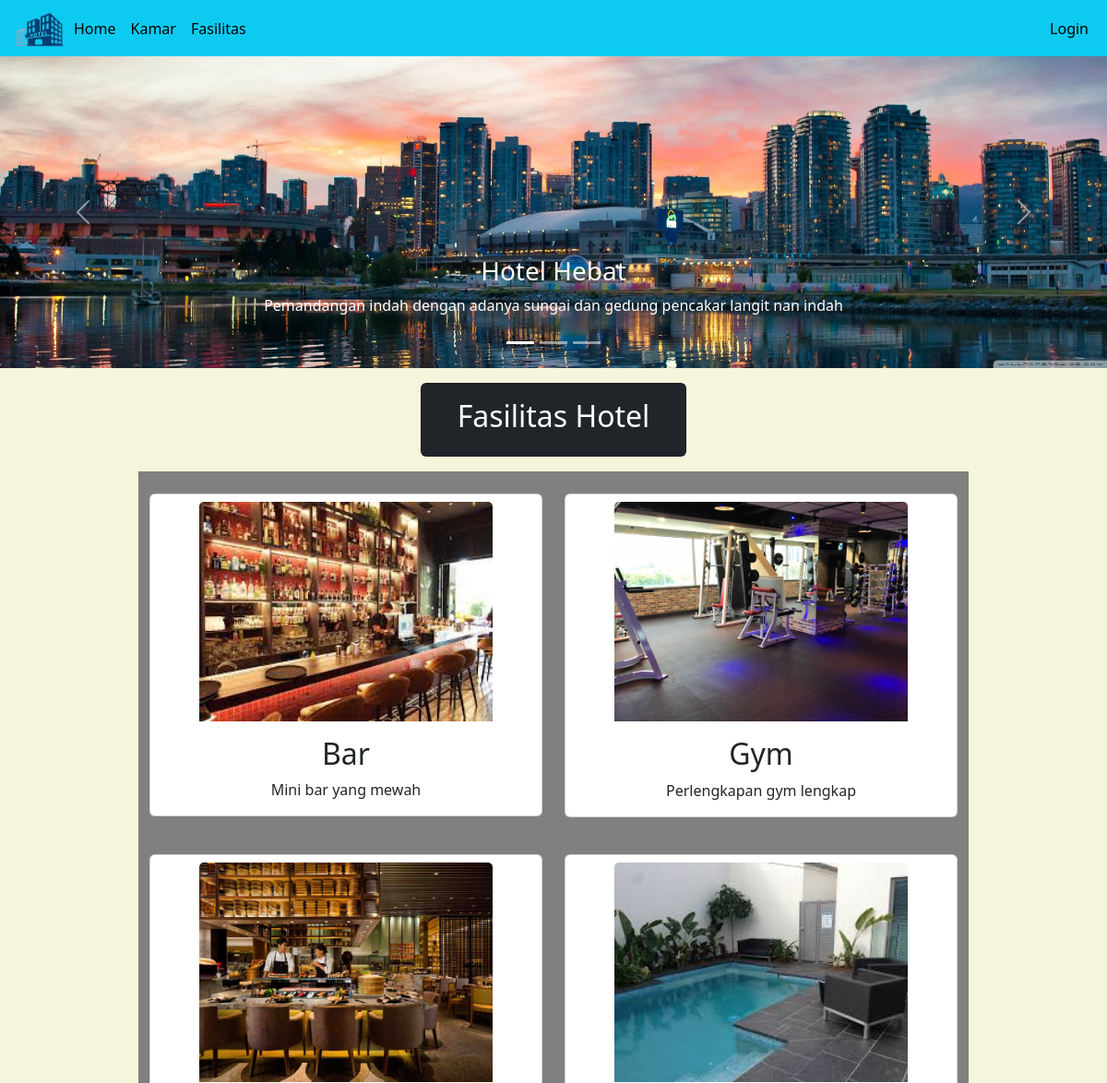
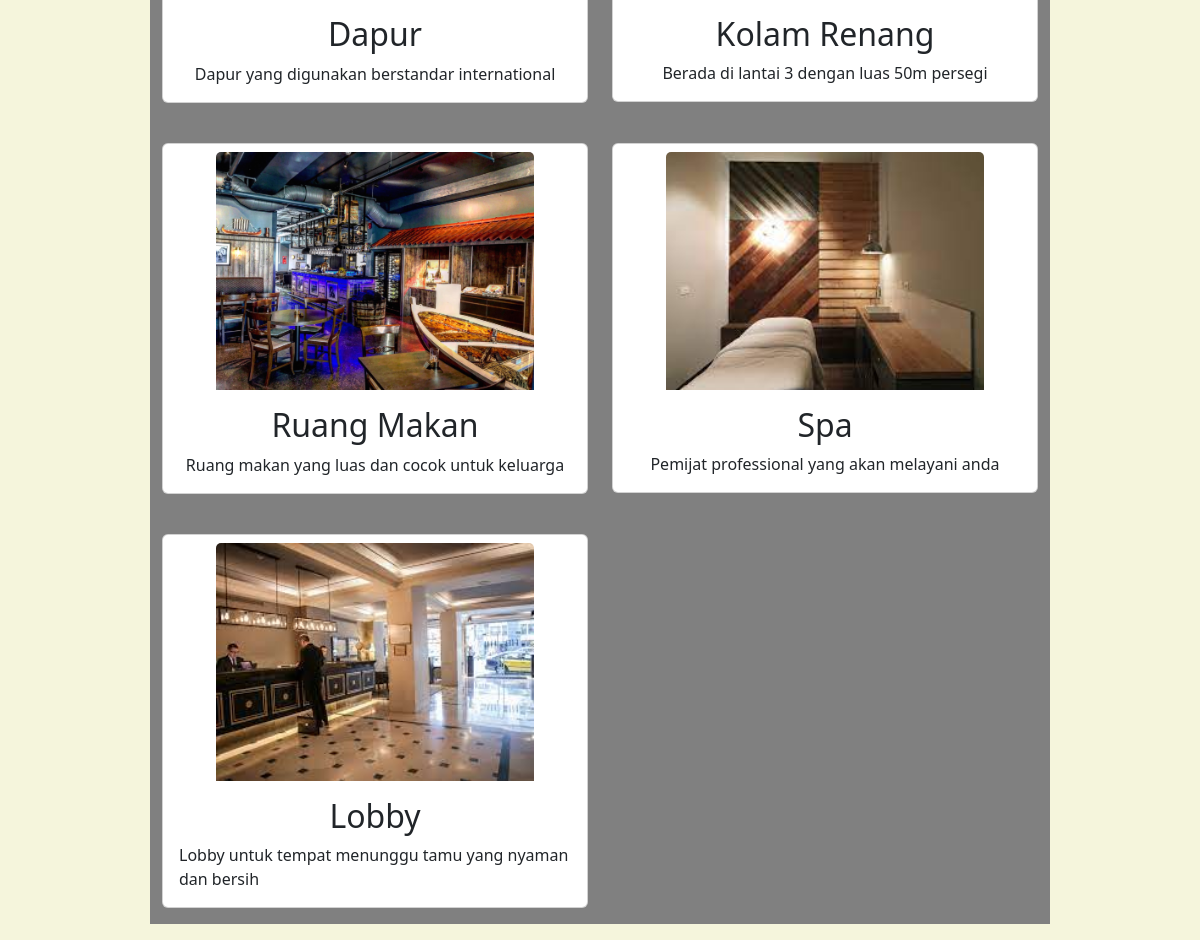
Page /user/fasilitas.php on the committed database (2 pictures, top to bottom).
### tables this page shows
CREATE TABLE `fasilitas_hotel` (
  `id_hotel` int(11) NOT NULL,
  `id_admin` int(11) NOT NULL,
  `nama_fasilitas` varchar(100) NOT NULL,
  `keterangan` varchar(100) NOT NULL,
  `gambar` varchar(100) NOT NULL
);

### user/fasilitas.php (the view, shortened to what this page needs)
<?php
    include "../DB/koneksi.php";;
    include "../layouts/main.php";
?>
<div class="card text-bg-dark mb-3 m-auto" style="max-width: 18rem;">
  <div class="card-body">
    <h2 class="card-title text-center">Fasilitas Hotel</h2>
  </div>
</div>
<div class="row row-cols-1 row-cols-md-2 g-4 w-75 h-75 m-auto mb-3 card2">
  <?php
    $result = mysqli_query($koneksi, "select * from fasilitas_hotel");
    while($row = mysqli_fetch_assoc($result)) :
  ?>
    <div class="col">
      <div class="card mb-3">
        <img src="../image/fasilitas_hotel/<?= $row["gambar"] ?>" class="card-img-top w-75 mt-2 m-auto" alt="<?= $row["nama_fasilitas"] ?>">
        <div class="card-body m-auto">
          <h2 class="card-title text-center"><?= $row["nama_fasilitas"] ?></h2>
          <p class="card-text"><?= $row["keterangan"] ?></p>
        </div>
      </div>
    </div>
  <?php endwhile ?>

### layouts/main.php (shortened to what this page needs)
<!DOCTYPE html>
<html lang="en">
<head>
    <link rel="stylesheet" href="../bootstrap/css/bootstrap.min.css">
</head>
<body>
    <?php
        include "../navbar/index.php";
    ?>
</body>
</html>

### navbar/index.php (shortened to what this page needs)
<nav class="navbar navbar-expand-lg navbar-dark bg-info sticky-top">
  <div class="container-fluid">
    <a href="index.php">
      <img src="../image/navbar/hotel.png" alt="" width="60px">
    </a>
    <div class="collapse navbar-collapse" id="navbarCollapse">
      <ul class="navbar-nav">
        <li class="nav-item">
          <a class="nav-link text-black" href="index.php">Home</a>
        </li>
        <li class="nav-item">
          <a class="nav-link text-black" href="kamar.php">Kamar</a>
        </li>
        <li class="nav-item">
          <a class="nav-link text-black" href="fasilitas.php">Fasilitas</a>
        </li>
      </ul>
      <ul class="navbar-nav ms-auto">
        <?php if(@$_SESSION["status"] == ""){ ?>
          <li class="nav-item">
            <a class="nav-link text-black" href="login.php">Login</a>
          </li>
        <?php } ?>
      </ul>
    </div>
  </div>
</nav>

### user/fasilitas.php (style rules this page uses)
body { background-color: beige; }
.card2 { background-color: grey; }

### rows in the picture
fasilitas_hotel: gambar (picture), nama_fasilitas "Bar", keterangan "Mini bar yang mewah"
fasilitas_hotel: gambar (picture), nama_fasilitas "Gym", keterangan "Perlengkapan gym lengkap"
fasilitas_hotel: gambar (picture), nama_fasilitas "Dapur", keterangan "Dapur yang digunakan berstandar international"
fasilitas_hotel: gambar (picture), nama_fasilitas "Kolam Renang", keterangan "Berada di lantai 3 dengan luas 50m persegi"
fasilitas_hotel: gambar (picture), nama_fasilitas "Ruang Makan", keterangan "Ruang makan yang luas dan cocok untuk keluarga"
fasilitas_hotel: gambar (picture), nama_fasilitas "Spa", keterangan "Pemijat professional yang akan melayani anda"
fasilitas_hotel: gambar (picture), nama_fasilitas "Lobby", keterangan "Lobby untuk tempat menunggu tamu yang nyaman dan bersih"
